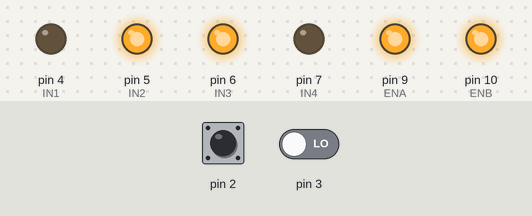
Simulated run of this sketch. Board: Arduino Uno, built with avr-gcc and run on an emulated ATmega328P. Shown: output pins drawn as LEDs (lit = HIGH). Inputs (shaded band) come from the test bench; at power-on: pin 2 LOW, pin 3 LOW. What the sketch prints to the serial monitor is not drawn.

Above: at 1.2 s.
1.3 s: pin 2 driven HIGH
At 1.7 s:
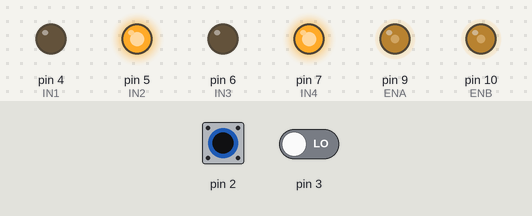
4.3 s: pin 2 driven LOW
At 6.6 s:
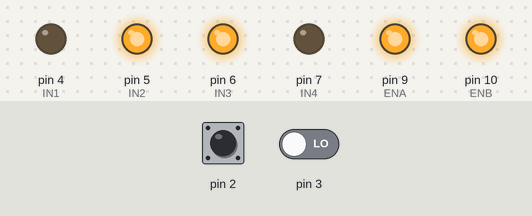
6.9 s: pin 2 pulsed HIGH 2 times (0.12 s each, 0.3 s apart)
At 8.0 s:
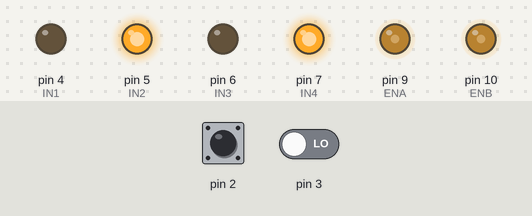
10.5 s: pin 2 pulsed HIGH 5 times (0.12 s each, 0.3 s apart)
At 13.8 s:
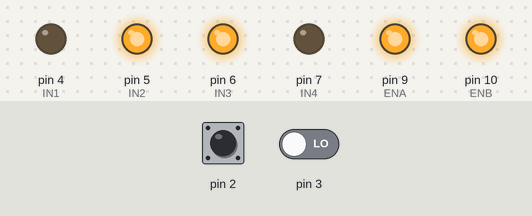
Timing chart, 0 to 15.3 s (numbered marks = the images above; inputs shaded):
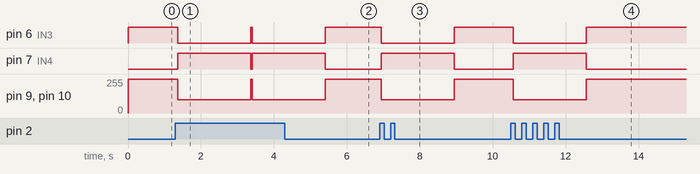

The sketch:

testMoteur_Capteur.ino
```cpp
//-- MOTEUR A --
int ENA=9; //Connecté à Arduino pin 9(sortie PWM)
int IN1=4; //Connecté à Arduino pin 4
int IN2=5; //Connecté à Arduino pin 5

//-- MOTEUR B --
int ENB=10; //Connecté à Arduino pin 10(Sortie PWM)
int IN3=6; //Connecté à Arduino pin 6
int IN4=7; //Connecté à Arduino pin

void setup() {
  // put your setup code here, to run once:
  pinMode(2,INPUT);
  pinMode(3,INPUT);
  Serial.begin(9600);

  pinMode(ENA,OUTPUT);
  pinMode(ENB,OUTPUT);
  pinMode(IN1,OUTPUT);
  pinMode(IN2,OUTPUT);
  pinMode(IN3,OUTPUT);
  pinMode(IN4,OUTPUT);
  // Direction du Moteur A
  digitalWrite(IN1,LOW);
  digitalWrite(IN2,HIGH);
  // Direction du Moteur B
  // NB: en sens inverse du moteur A
  digitalWrite(IN3,HIGH);
  digitalWrite(IN4,LOW);

  digitalWrite(ENA,LOW);// Moteur A - Ne pas tourner
  digitalWrite(ENB,LOW);// Moteur B - Ne pas tourner
}

void loop() {
  // moteur A = gauche (IN1,2)
  // moteur B = droite (IN3,4)

  Serial.print("2 : ");
  Serial.print(digitalRead(2));
  Serial.print("     3 : ");
  Serial.println(digitalRead(3));

  digitalWrite(ENA,200);// Moteur A - Ne pas tourner
  digitalWrite(ENB,200);

  if (digitalRead(2)==1){
    delay(50);
    digitalWrite(IN3,LOW); //on fait reculer la roue droite
    digitalWrite(IN4,HIGH);
    analogWrite(ENA,100);
    analogWrite(ENB,100);
    delay(2000); //temps de rotation
    digitalWrite(IN3,HIGH);
    digitalWrite(IN4,LOW);
  }
}
```

Measured:
- after the input at 1.3 s, pin 6 (IN3): HIGH → LOW after 0.06 s, → HIGH 2.0 s later, → LOW 0.05 s later; pin 7 (IN4): LOW → HIGH after 0.06 s, → LOW 2.0 s later, → HIGH 0.05 s later; pin 9 (ENA), pin 10 (ENB): 255/255 → 100/255 after 0.06 s
- after the input at 4.3 s, pin 6 (IN3): goes on until 5.4 s, then stays HIGH; pin 7 (IN4): goes on until 5.4 s, then stays LOW; pin 9 (ENA), pin 10 (ENB): goes on until 5.4 s, then stays 255/255
- after the input at 6.9 s, pin 6 (IN3): HIGH → LOW after 0.05 s, → HIGH 2.0 s later; pin 7 (IN4): LOW → HIGH after 0.05 s, → LOW 2.0 s later; pin 9 (ENA), pin 10 (ENB): 255/255 → 100/255 after 0.05 s, → 255/255 2.0 s later
- after the input at 10.5 s, pin 6 (IN3): HIGH → LOW after 0.06 s, → HIGH 2.0 s later; pin 7 (IN4): LOW → HIGH after 0.06 s, → LOW 2.0 s later; pin 9 (ENA), pin 10 (ENB): 255/255 → 100/255 after 0.06 s, → 255/255 2.0 s later
